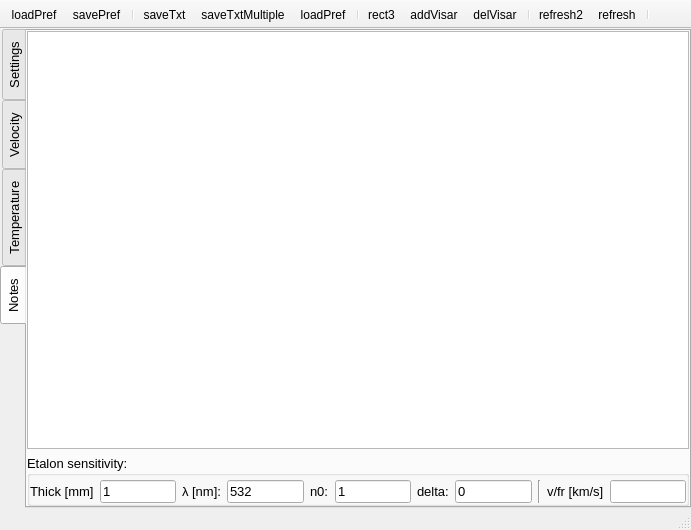
<?xml version="1.0" encoding="UTF-8"?>
<ui version="4.0">
 <class>Visar1</class>
 <widget class="QMainWindow" name="Visar1">
  <property name="geometry">
   <rect>
    <x>0</x>
    <y>0</y>
    <width>691</width>
    <height>530</height>
   </rect>
  </property>
  <property name="windowTitle">
   <string>VISAR analysis</string>
  </property>
  <property name="iconSize">
   <size>
    <width>20</width>
    <height>20</height>
   </size>
  </property>
  <property name="unifiedTitleAndToolBarOnMac">
   <bool>true</bool>
  </property>
  <widget class="QWidget" name="centralwidget">
   <layout class="QGridLayout" name="gridLayout">
    <property name="leftMargin">
     <number>0</number>
    </property>
    <property name="topMargin">
     <number>0</number>
    </property>
    <property name="rightMargin">
     <number>0</number>
    </property>
    <property name="bottomMargin">
     <number>0</number>
    </property>
    <item row="0" column="0">
     <widget class="QTabWidget" name="tabs">
      <property name="sizeIncrement">
       <size>
        <width>0</width>
        <height>0</height>
       </size>
      </property>
      <property name="font">
       <font>
        <pointsize>10</pointsize>
       </font>
      </property>
      <property name="tabPosition">
       <enum>QTabWidget::West</enum>
      </property>
      <property name="currentIndex">
       <number>3</number>
      </property>
      <property name="neutrinoSave" stdset="0">
       <bool>true</bool>
      </property>
      <widget class="QWidget" name="Settings">
       <attribute name="title">
        <string>Settings</string>
       </attribute>
       <layout class="QGridLayout" name="gridLayout_8">
        <property name="leftMargin">
         <number>0</number>
        </property>
        <property name="topMargin">
         <number>0</number>
        </property>
        <property name="rightMargin">
         <number>0</number>
        </property>
        <property name="bottomMargin">
         <number>0</number>
        </property>
        <item row="0" column="0">
         <widget class="QTabWidget" name="tabPhase">
          <property name="tabPosition">
           <enum>QTabWidget::North</enum>
          </property>
          <property name="currentIndex">
           <number>-1</number>
          </property>
          <property name="neutrinoSave" stdset="0">
           <bool>true</bool>
          </property>
         </widget>
        </item>
       </layout>
      </widget>
      <widget class="QWidget" name="Velocity">
       <attribute name="title">
        <string>Velocity</string>
       </attribute>
       <layout class="QVBoxLayout" name="verticalLayout" stretch="0,1">
        <property name="spacing">
         <number>1</number>
        </property>
        <property name="leftMargin">
         <number>0</number>
        </property>
        <property name="topMargin">
         <number>0</number>
        </property>
        <property name="rightMargin">
         <number>0</number>
        </property>
        <property name="bottomMargin">
         <number>0</number>
        </property>
        <item>
         <widget class="QTabWidget" name="tabVelocity">
          <property name="tabPosition">
           <enum>QTabWidget::North</enum>
          </property>
          <property name="currentIndex">
           <number>-1</number>
          </property>
          <property name="neutrinoSave" stdset="0">
           <bool>true</bool>
          </property>
         </widget>
        </item>
        <item>
         <widget class="VisarPlot" name="plotVelocity" native="true">
          <property name="mouseTracking">
           <bool>true</bool>
          </property>
         </widget>
        </item>
       </layout>
      </widget>
      <widget class="QWidget" name="SOP">
       <attribute name="title">
        <string>Temperature</string>
       </attribute>
       <layout class="QGridLayout" name="gridLayout_2" rowstretch="0,0,0,1">
        <property name="leftMargin">
         <number>0</number>
        </property>
        <property name="topMargin">
         <number>0</number>
        </property>
        <property name="rightMargin">
         <number>0</number>
        </property>
        <property name="bottomMargin">
         <number>0</number>
        </property>
        <property name="verticalSpacing">
         <number>1</number>
        </property>
        <item row="0" column="0" colspan="4">
         <widget class="QGroupBox" name="groupBox">
          <property name="font">
           <font>
            <pointsize>10</pointsize>
           </font>
          </property>
          <property name="title">
           <string>Reference and Shot</string>
          </property>
          <layout class="QGridLayout" name="gridLayout_9" columnstretch="0,1,1">
           <property name="leftMargin">
            <number>0</number>
           </property>
           <property name="topMargin">
            <number>0</number>
           </property>
           <property name="rightMargin">
            <number>0</number>
           </property>
           <property name="bottomMargin">
            <number>0</number>
           </property>
           <item row="0" column="2">
            <widget class="QComboBox" name="sopShot">
             <property name="font">
              <font>
               <pointsize>10</pointsize>
              </font>
             </property>
             <property name="neutrinoImage" stdset="0">
              <bool>true</bool>
             </property>
            </widget>
           </item>
           <item row="0" column="1">
            <widget class="QComboBox" name="sopRef">
             <property name="font">
              <font>
               <pointsize>10</pointsize>
              </font>
             </property>
             <property name="neutrinoImage" stdset="0">
              <bool>true</bool>
             </property>
            </widget>
           </item>
           <item row="0" column="0">
            <widget class="QCheckBox" name="enableSOP">
             <property name="font">
              <font>
               <pointsize>10</pointsize>
              </font>
             </property>
             <property name="toolTip">
              <string>Enable SOP</string>
             </property>
             <property name="text">
              <string/>
             </property>
             <property name="checked">
              <bool>true</bool>
             </property>
             <property name="neutrinoSave" stdset="0">
              <bool>true</bool>
             </property>
            </widget>
           </item>
          </layout>
         </widget>
        </item>
        <item row="1" column="0">
         <widget class="QGroupBox" name="groupBox_3">
          <property name="font">
           <font>
            <pointsize>10</pointsize>
           </font>
          </property>
          <property name="title">
           <string>Offset</string>
          </property>
          <layout class="QHBoxLayout" name="horizontalLayout">
           <property name="leftMargin">
            <number>0</number>
           </property>
           <property name="topMargin">
            <number>0</number>
           </property>
           <property name="rightMargin">
            <number>0</number>
           </property>
           <property name="bottomMargin">
            <number>0</number>
           </property>
           <item>
            <widget class="QDoubleSpinBox" name="sopOffset">
             <property name="font">
              <font>
               <pointsize>10</pointsize>
              </font>
             </property>
             <property name="toolTip">
              <string>Background value</string>
             </property>
             <property name="suffix">
              <string> [counts]</string>
             </property>
             <property name="minimum">
              <double>-99999999.989999994635582</double>
             </property>
             <property name="maximum">
              <double>99999999.989999994635582</double>
             </property>
             <property name="neutrinoSave" stdset="0">
              <bool>true</bool>
             </property>
            </widget>
           </item>
          </layout>
         </widget>
        </item>
        <item row="1" column="1" colspan="2">
         <widget class="QGroupBox" name="groupBox_2">
          <property name="font">
           <font>
            <pointsize>10</pointsize>
           </font>
          </property>
          <property name="title">
           <string>Time zero and delta t</string>
          </property>
          <layout class="QGridLayout" name="gridLayout_10">
           <property name="leftMargin">
            <number>0</number>
           </property>
           <property name="topMargin">
            <number>0</number>
           </property>
           <property name="rightMargin">
            <number>0</number>
           </property>
           <property name="bottomMargin">
            <number>0</number>
           </property>
           <item row="0" column="0">
            <widget class="QSpinBox" name="sopOrigin">
             <property name="font">
              <font>
               <pointsize>10</pointsize>
              </font>
             </property>
             <property name="suffix">
              <string> [px]</string>
             </property>
             <property name="minimum">
              <number>-99999</number>
             </property>
             <property name="maximum">
              <number>99999</number>
             </property>
             <property name="neutrinoSave" stdset="0">
              <bool>true</bool>
             </property>
            </widget>
           </item>
           <item row="0" column="1">
            <widget class="QDoubleSpinBox" name="sopTimeOffset">
             <property name="font">
              <font>
               <pointsize>10</pointsize>
              </font>
             </property>
             <property name="suffix">
              <string> [t]</string>
             </property>
             <property name="decimals">
              <number>6</number>
             </property>
             <property name="minimum">
              <double>-9999999.990000000223517</double>
             </property>
             <property name="maximum">
              <double>9999999.990000000223517</double>
             </property>
             <property name="singleStep">
              <double>0.100000000000000</double>
             </property>
             <property name="value">
              <double>0.000000000000000</double>
             </property>
             <property name="neutrinoSave" stdset="0">
              <bool>true</bool>
             </property>
            </widget>
           </item>
          </layout>
         </widget>
        </item>
        <item row="1" column="3">
         <widget class="QGroupBox" name="groupBox_7">
          <property name="font">
           <font>
            <pointsize>10</pointsize>
           </font>
          </property>
          <property name="title">
           <string>Refl.</string>
          </property>
          <layout class="QGridLayout" name="gridLayout_16">
           <property name="leftMargin">
            <number>0</number>
           </property>
           <property name="topMargin">
            <number>0</number>
           </property>
           <property name="rightMargin">
            <number>0</number>
           </property>
           <property name="bottomMargin">
            <number>0</number>
           </property>
           <item row="0" column="0">
            <widget class="QComboBox" name="whichRefl">
             <property name="font">
              <font>
               <pointsize>10</pointsize>
              </font>
             </property>
             <item>
              <property name="text">
               <string>Zero</string>
              </property>
             </item>
             <item>
              <property name="text">
               <string>Mean</string>
              </property>
             </item>
            </widget>
           </item>
          </layout>
         </widget>
        </item>
        <item row="2" column="0" colspan="2">
         <widget class="QGroupBox" name="groupBox_8">
          <property name="font">
           <font>
            <pointsize>10</pointsize>
           </font>
          </property>
          <property name="title">
           <string>SOP calibration T0 A</string>
          </property>
          <layout class="QGridLayout" name="gridLayout_14">
           <property name="leftMargin">
            <number>0</number>
           </property>
           <property name="topMargin">
            <number>0</number>
           </property>
           <property name="rightMargin">
            <number>0</number>
           </property>
           <property name="bottomMargin">
            <number>0</number>
           </property>
           <item row="0" column="0">
            <widget class="QDoubleSpinBox" name="sopCalibT0">
             <property name="font">
              <font>
               <pointsize>10</pointsize>
              </font>
             </property>
             <property name="decimals">
              <number>7</number>
             </property>
             <property name="maximum">
              <double>999999.989999999990687</double>
             </property>
             <property name="neutrinoSave" stdset="0">
              <bool>true</bool>
             </property>
            </widget>
           </item>
           <item row="0" column="1">
            <widget class="QDoubleSpinBox" name="sopCalibA">
             <property name="font">
              <font>
               <pointsize>10</pointsize>
              </font>
             </property>
             <property name="decimals">
              <number>7</number>
             </property>
             <property name="minimum">
              <double>-99999999.000000000000000</double>
             </property>
             <property name="maximum">
              <double>99999999.000000000000000</double>
             </property>
             <property name="neutrinoSave" stdset="0">
              <bool>true</bool>
             </property>
            </widget>
           </item>
          </layout>
         </widget>
        </item>
        <item row="2" column="2" colspan="2">
         <widget class="QGroupBox" name="groupBox_4">
          <property name="font">
           <font>
            <pointsize>10</pointsize>
           </font>
          </property>
          <property name="title">
           <string>Sweep time and direction</string>
          </property>
          <layout class="QGridLayout" name="gridLayout_11" columnstretch="1,0">
           <property name="leftMargin">
            <number>0</number>
           </property>
           <property name="topMargin">
            <number>0</number>
           </property>
           <property name="rightMargin">
            <number>0</number>
           </property>
           <property name="bottomMargin">
            <number>0</number>
           </property>
           <item row="0" column="0">
            <widget class="QLineEdit" name="sopScale">
             <property name="font">
              <font>
               <pointsize>10</pointsize>
              </font>
             </property>
             <property name="toolTip">
              <string>&lt;html&gt;&lt;head/&gt;&lt;body&gt;&lt;p&gt;Sweep time: Hamamatsu polynomial expansion A1 A&lt;span style=&quot; vertical-align:sub;&quot;&gt;2&lt;/span&gt; A&lt;span style=&quot; vertical-align:sub;&quot;&gt;3&lt;/span&gt; ... A&lt;span style=&quot; vertical-align:sub;&quot;&gt;n&lt;/span&gt;&lt;/p&gt;&lt;p&gt;T(X)=A&lt;span style=&quot; vertical-align:sub;&quot;&gt;1&lt;/span&gt;X +A&lt;span style=&quot; vertical-align:sub;&quot;&gt;2&lt;/span&gt;X&lt;span style=&quot; vertical-align:super;&quot;&gt;2&lt;/span&gt;/2+A&lt;span style=&quot; vertical-align:sub;&quot;&gt;3&lt;/span&gt;X&lt;span style=&quot; vertical-align:super;&quot;&gt;3&lt;/span&gt;/3 ... A&lt;span style=&quot; vertical-align:sub;&quot;&gt;n&lt;/span&gt;X&lt;span style=&quot; vertical-align:super;&quot;&gt;n&lt;/span&gt;/n&lt;/p&gt;&lt;/body&gt;&lt;/html&gt;</string>
             </property>
             <property name="neutrinoSave" stdset="0">
              <bool>true</bool>
             </property>
            </widget>
           </item>
           <item row="0" column="1">
            <widget class="QComboBox" name="sopDirection">
             <property name="font">
              <font>
               <pointsize>10</pointsize>
              </font>
             </property>
             <property name="neutrinoSave" stdset="0">
              <bool>true</bool>
             </property>
             <item>
              <property name="text">
               <string>V</string>
              </property>
             </item>
             <item>
              <property name="text">
               <string>H</string>
              </property>
             </item>
            </widget>
           </item>
          </layout>
         </widget>
        </item>
        <item row="3" column="0" colspan="4">
         <widget class="nSOPPlot" name="sopPlot" native="true">
          <property name="font">
           <font>
            <pointsize>10</pointsize>
           </font>
          </property>
          <property name="mouseTracking">
           <bool>true</bool>
          </property>
         </widget>
        </item>
       </layout>
      </widget>
      <widget class="QWidget" name="Notes">
       <property name="neutrinoSave" stdset="0">
        <bool>true</bool>
       </property>
       <attribute name="title">
        <string>Notes</string>
       </attribute>
       <layout class="QGridLayout" name="gridLayout_6">
        <property name="leftMargin">
         <number>0</number>
        </property>
        <property name="topMargin">
         <number>0</number>
        </property>
        <property name="rightMargin">
         <number>0</number>
        </property>
        <property name="bottomMargin">
         <number>0</number>
        </property>
        <item row="0" column="0">
         <widget class="QTextEdit" name="notes">
          <property name="neutrinoSave" stdset="0">
           <bool>true</bool>
          </property>
         </widget>
        </item>
        <item row="1" column="0">
         <widget class="QGroupBox" name="groupBox_5">
          <property name="title">
           <string>Etalon sensitivity:</string>
          </property>
          <layout class="QGridLayout" name="gridLayout_3">
           <property name="leftMargin">
            <number>0</number>
           </property>
           <property name="topMargin">
            <number>4</number>
           </property>
           <property name="rightMargin">
            <number>0</number>
           </property>
           <property name="bottomMargin">
            <number>0</number>
           </property>
           <item row="0" column="10">
            <widget class="QLineEdit" name="etalon_sensitivity">
             <property name="font">
              <font>
               <pointsize>10</pointsize>
              </font>
             </property>
             <property name="readOnly">
              <bool>true</bool>
             </property>
            </widget>
           </item>
           <item row="0" column="1">
            <widget class="QLineEdit" name="etalon_thickness">
             <property name="font">
              <font>
               <pointsize>10</pointsize>
              </font>
             </property>
             <property name="text">
              <string>1</string>
             </property>
             <property name="neutrinoSave" stdset="0">
              <bool>true</bool>
             </property>
            </widget>
           </item>
           <item row="0" column="6">
            <widget class="QLabel" name="label_5">
             <property name="font">
              <font>
               <pointsize>10</pointsize>
              </font>
             </property>
             <property name="text">
              <string>delta:</string>
             </property>
            </widget>
           </item>
           <item row="0" column="5">
            <widget class="QLineEdit" name="etalon_n0">
             <property name="font">
              <font>
               <pointsize>10</pointsize>
              </font>
             </property>
             <property name="text">
              <string>1</string>
             </property>
             <property name="neutrinoSave" stdset="0">
              <bool>true</bool>
             </property>
            </widget>
           </item>
           <item row="0" column="4">
            <widget class="QLabel" name="label_4">
             <property name="font">
              <font>
               <pointsize>10</pointsize>
              </font>
             </property>
             <property name="text">
              <string>n0:</string>
             </property>
            </widget>
           </item>
           <item row="0" column="0">
            <widget class="QLabel" name="label">
             <property name="font">
              <font>
               <pointsize>10</pointsize>
              </font>
             </property>
             <property name="text">
              <string>Thick [mm]</string>
             </property>
            </widget>
           </item>
           <item row="0" column="3">
            <widget class="QLineEdit" name="etalon_lambda">
             <property name="font">
              <font>
               <pointsize>10</pointsize>
              </font>
             </property>
             <property name="text">
              <string>532</string>
             </property>
             <property name="neutrinoSave" stdset="0">
              <bool>true</bool>
             </property>
            </widget>
           </item>
           <item row="0" column="7">
            <widget class="QLineEdit" name="etalon_delta">
             <property name="font">
              <font>
               <pointsize>10</pointsize>
              </font>
             </property>
             <property name="text">
              <string>0</string>
             </property>
             <property name="neutrinoSave" stdset="0">
              <bool>true</bool>
             </property>
            </widget>
           </item>
           <item row="0" column="2">
            <widget class="QLabel" name="label_2">
             <property name="font">
              <font>
               <pointsize>10</pointsize>
              </font>
             </property>
             <property name="text">
              <string>λ [nm]:</string>
             </property>
            </widget>
           </item>
           <item row="0" column="9">
            <widget class="QLabel" name="label_3">
             <property name="font">
              <font>
               <pointsize>10</pointsize>
              </font>
             </property>
             <property name="text">
              <string>v/fr [km/s]</string>
             </property>
            </widget>
           </item>
           <item row="0" column="8">
            <widget class="Line" name="line">
             <property name="orientation">
              <enum>Qt::Vertical</enum>
             </property>
            </widget>
           </item>
          </layout>
         </widget>
        </item>
       </layout>
      </widget>
     </widget>
    </item>
   </layout>
  </widget>
  <widget class="QStatusBar" name="statusbar">
   <property name="font">
    <font>
     <pointsize>10</pointsize>
    </font>
   </property>
  </widget>
  <widget class="QToolBar" name="toolBar">
   <property name="windowTitle">
    <string>toolBar</string>
   </property>
   <property name="movable">
    <bool>false</bool>
   </property>
   <property name="floatable">
    <bool>false</bool>
   </property>
   <attribute name="toolBarArea">
    <enum>TopToolBarArea</enum>
   </attribute>
   <attribute name="toolBarBreak">
    <bool>false</bool>
   </attribute>
   <addaction name="actionLoadPref"/>
   <addaction name="actionSavePref"/>
   <addaction name="separator"/>
   <addaction name="actionSaveTxt"/>
   <addaction name="actionSaveTxtMultiple"/>
   <addaction name="actionCopy"/>
   <addaction name="separator"/>
   <addaction name="actionRect3"/>
   <addaction name="actionAddVisar"/>
   <addaction name="actionDelVisar"/>
   <addaction name="separator"/>
   <addaction name="actionGuess"/>
   <addaction name="actionRefresh"/>
   <addaction name="separator"/>
  </widget>
  <action name="actionLoadPref">
   <property name="icon">
    <iconset resource="../../../../../../../private/var/folders/0v/r34b88ss03z9spv7tk_cs0nr0000gp/T/qtc-cmake-cDUc1L/src/qrc/icons.qrc">
     <normaloff>:/icons/loadPref.png</normaloff>:/icons/loadPref.png</iconset>
   </property>
   <property name="text">
    <string>loadPref</string>
   </property>
   <property name="toolTip">
    <string>Load Preferences</string>
   </property>
  </action>
  <action name="actionSavePref">
   <property name="icon">
    <iconset resource="../../../../../../../private/var/folders/0v/r34b88ss03z9spv7tk_cs0nr0000gp/T/qtc-cmake-cDUc1L/src/qrc/icons.qrc">
     <normaloff>:/icons/savePref.png</normaloff>:/icons/savePref.png</iconset>
   </property>
   <property name="text">
    <string>savePref</string>
   </property>
   <property name="toolTip">
    <string>Save Preferences</string>
   </property>
  </action>
  <action name="actionSaveTxt">
   <property name="icon">
    <iconset resource="../../../../../../../private/var/folders/0v/r34b88ss03z9spv7tk_cs0nr0000gp/T/qtc-cmake-cDUc1L/src/qrc/icons.qrc">
     <normaloff>:/icons/saveTxt.png</normaloff>:/icons/saveTxt.png</iconset>
   </property>
   <property name="text">
    <string>saveTxt</string>
   </property>
   <property name="toolTip">
    <string>Export TXT</string>
   </property>
  </action>
  <action name="actionGuess">
   <property name="icon">
    <iconset resource="../GhostFringes/GhostFringes.qrc">
     <normaloff>:/icons/refresh2.png</normaloff>:/icons/refresh2.png</iconset>
   </property>
   <property name="text">
    <string>refresh2</string>
   </property>
   <property name="toolTip">
    <string>Guess both intefringes</string>
   </property>
  </action>
  <action name="actionRefresh">
   <property name="icon">
    <iconset resource="Visar.qrc">
     <normaloff>:/icons/refresh.png</normaloff>:/icons/refresh.png</iconset>
   </property>
   <property name="text">
    <string>refresh</string>
   </property>
   <property name="toolTip">
    <string>Calculate both phases</string>
   </property>
  </action>
  <action name="actionCopy">
   <property name="icon">
    <iconset resource="../../../../../../../private/var/folders/0v/r34b88ss03z9spv7tk_cs0nr0000gp/T/qtc-cmake-cDUc1L/src/qrc/icons.qrc">
     <normaloff>:/icons/saveClipboard.png</normaloff>:/icons/saveClipboard.png</iconset>
   </property>
   <property name="text">
    <string>loadPref</string>
   </property>
   <property name="toolTip">
    <string>Copy to clipboard</string>
   </property>
  </action>
  <action name="actionRect3">
   <property name="icon">
    <iconset resource="../../../../../../../private/var/folders/0v/r34b88ss03z9spv7tk_cs0nr0000gp/T/qtc-cmake-cDUc1L/src/qrc/icons.qrc">
     <normaloff>:/icons/rect.png</normaloff>:/icons/rect.png</iconset>
   </property>
   <property name="text">
    <string>rect3</string>
   </property>
   <property name="toolTip">
    <string>Rectangle SOP</string>
   </property>
  </action>
  <action name="actionSaveTxtMultiple">
   <property name="icon">
    <iconset resource="../../../../../../../private/var/folders/0v/r34b88ss03z9spv7tk_cs0nr0000gp/T/qtc-cmake-cDUc1L/src/qrc/icons.qrc">
     <normaloff>:/icons/saveTxtMultiple.png</normaloff>:/icons/saveTxtMultiple.png</iconset>
   </property>
   <property name="text">
    <string>saveTxtMultiple</string>
   </property>
   <property name="toolTip">
    <string>Export all curves in TXT</string>
   </property>
  </action>
  <action name="showFiltered">
   <property name="icon">
    <iconset resource="../../../../../../../private/var/folders/0v/r34b88ss03z9spv7tk_cs0nr0000gp/T/qtc-cmake-cDUc1L/src/qrc/icons.qrc">
     <normaloff>:/icons/gearPy.png</normaloff>:/icons/gearPy.png</iconset>
   </property>
   <property name="text">
    <string>showFiltered</string>
   </property>
   <property name="toolTip">
    <string>Show filtered images</string>
   </property>
  </action>
  <action name="actionAddVisar">
   <property name="icon">
    <iconset resource="../../../../../../../private/var/folders/0v/r34b88ss03z9spv7tk_cs0nr0000gp/T/qtc-cmake-cDUc1L/src/qrc/icons.qrc">
     <normaloff>:/icons/plus.png</normaloff>:/icons/plus.png</iconset>
   </property>
   <property name="text">
    <string>addVisar</string>
   </property>
   <property name="toolTip">
    <string>add Visar</string>
   </property>
  </action>
  <action name="actionDelVisar">
   <property name="icon">
    <iconset resource="../../../../../../../private/var/folders/0v/r34b88ss03z9spv7tk_cs0nr0000gp/T/qtc-cmake-cDUc1L/src/qrc/icons.qrc">
     <normaloff>:/icons/remove.png</normaloff>:/icons/remove.png</iconset>
   </property>
   <property name="text">
    <string>delVisar</string>
   </property>
  </action>
 </widget>
 <customwidgets>
  <customwidget>
   <class>nSOPPlot</class>
   <extends>QWidget</extends>
   <header>Visar.h</header>
   <container>1</container>
  </customwidget>
  <customwidget>
   <class>VisarPlot</class>
   <extends>QWidget</extends>
   <header>Visar.h</header>
   <container>1</container>
  </customwidget>
 </customwidgets>
 <tabstops>
  <tabstop>tabPhase</tabstop>
  <tabstop>tabVelocity</tabstop>
  <tabstop>sopRef</tabstop>
  <tabstop>sopShot</tabstop>
  <tabstop>sopOrigin</tabstop>
  <tabstop>sopTimeOffset</tabstop>
  <tabstop>whichRefl</tabstop>
  <tabstop>sopScale</tabstop>
  <tabstop>sopDirection</tabstop>
  <tabstop>sopCalibT0</tabstop>
  <tabstop>sopCalibA</tabstop>
 </tabstops>
 <resources>
  <include location="../../../../../../../private/var/folders/0v/r34b88ss03z9spv7tk_cs0nr0000gp/T/qtc-cmake-cDUc1L/src/qrc/icons.qrc"/>
  <include location="../GhostFringes/GhostFringes.qrc"/>
  <include location="Visar.qrc"/>
 </resources>
 <connections/>
</ui>
